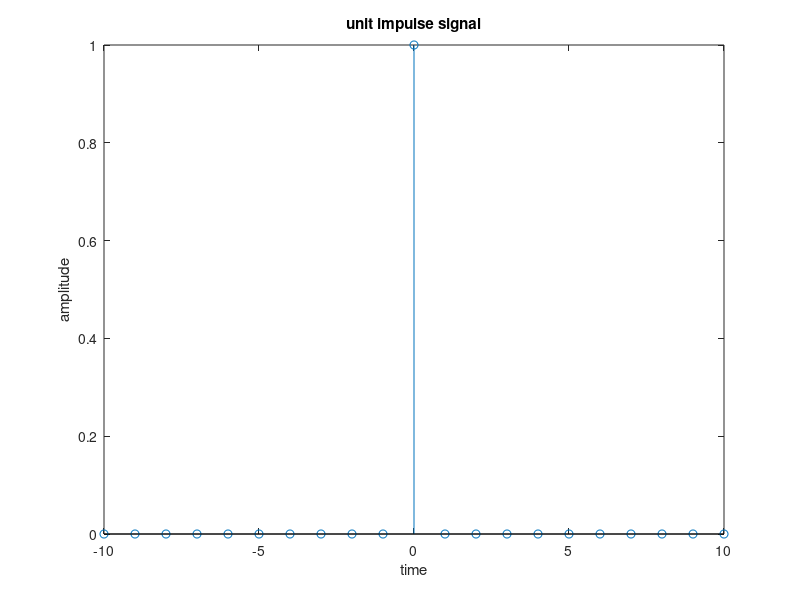

Write the MATLAB code that produced this figure.
% unit impulse signal 

t = -10:1:10;
impulse = (t==0);
stem(t,impulse)
xlabel("time");
ylabel('amplitude');
title('unit impulse signal');
